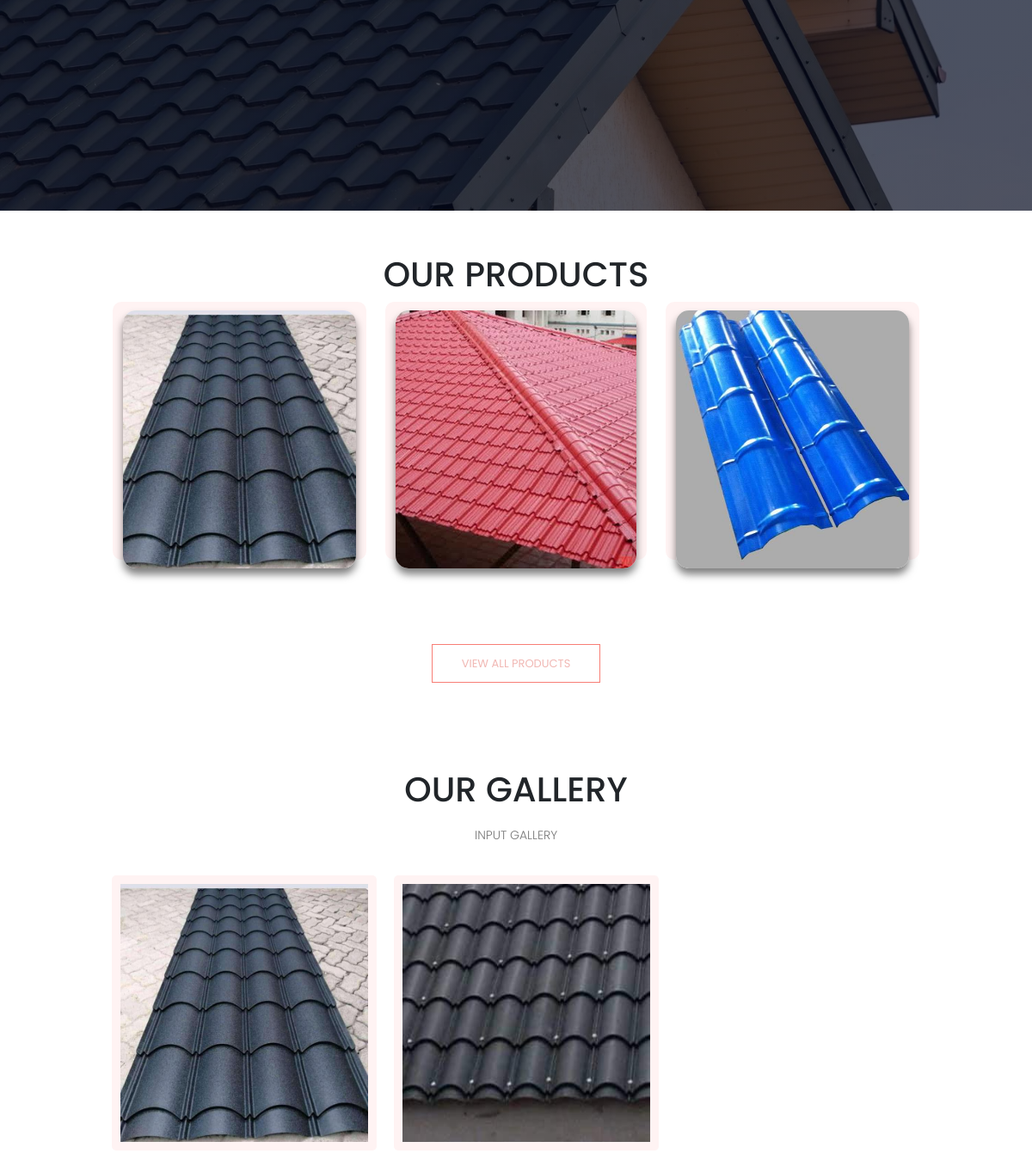
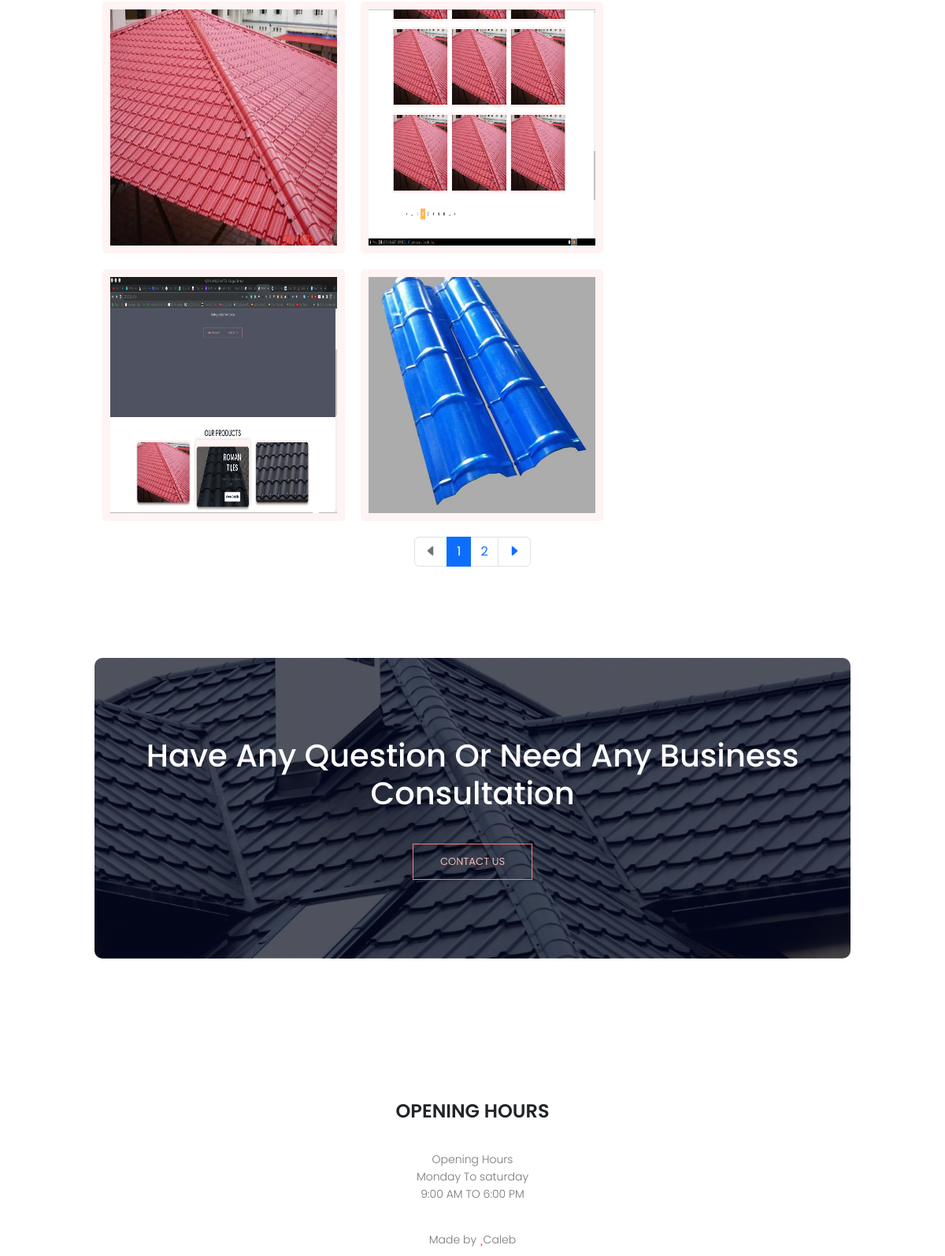
The app's page / (lower part), older data (2 pictures, top to bottom).
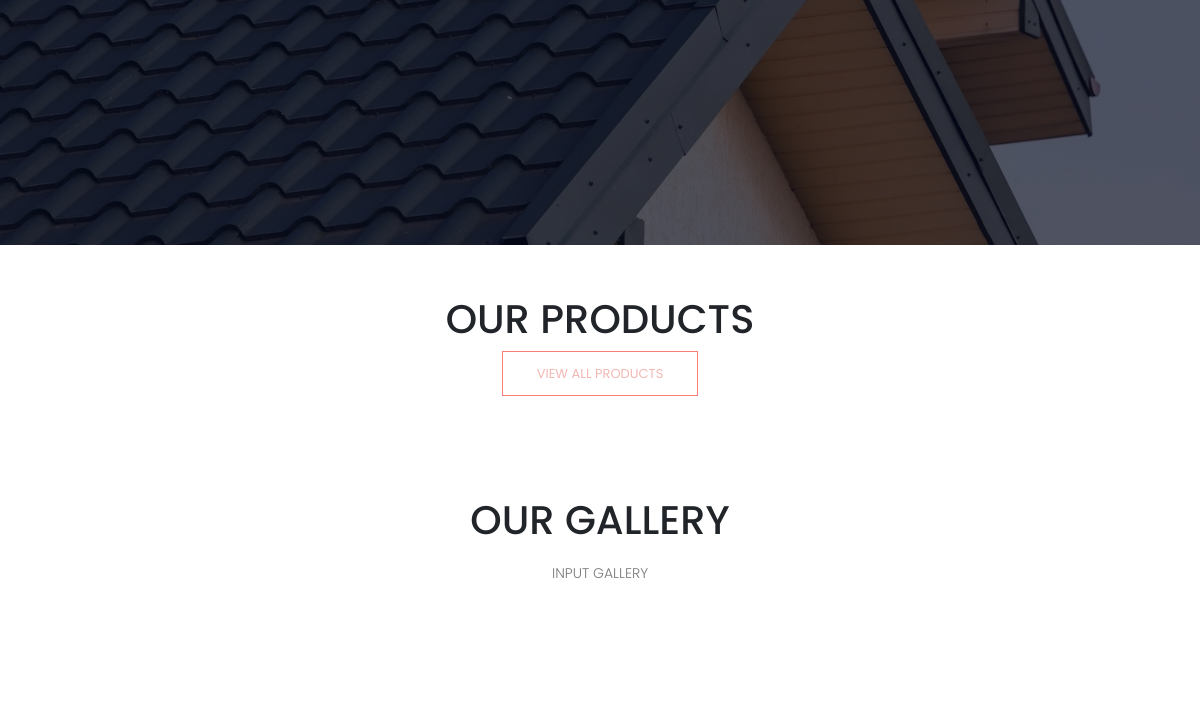
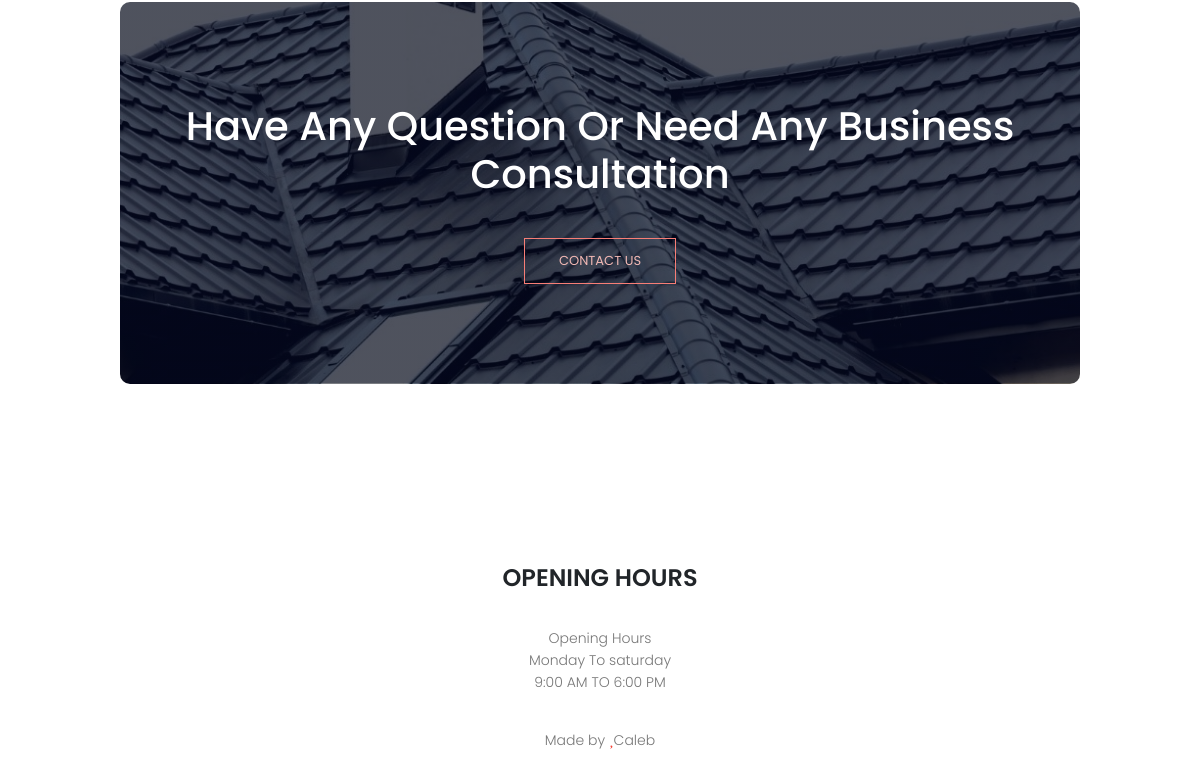
The same page, newer data (2 pictures, top to bottom).
### Homeapp/models.py (models this page shows, shortened)
class Product(models.Model):
    product_name = models.CharField(max_length=255)
    product_category = models.ForeignKey(Category, null=True, blank=True, on_delete=models.CASCADE)
    slug = models.SlugField(max_length=200,unique=True)
    product_desc = models.TextField()
    createdat = models.DateTimeField(auto_now_add=True)
    product_image = models.ImageField(upload_to="images/products",blank=True,null=True)

class Gallery(models.Model):
    gallery_image = models.ImageField(upload_to="images/gallery", null=True,blank=True)

### Homeapp/views.py (the view)
# urls.py: path('',HomePage,name='Home'),
def HomePage(request):
    products = Product.objects.all()[:3]
    galleryImages = Gallery.objects.all()
    page = request.GET.get("page", 1)
    paginator = Paginator(galleryImages, 6)
    try:
        gallery_list = paginator.page(page)
    except PageNotAnInteger:
        gallery_list = paginator.page(1)
    except EmptyPage:
        gallery_list = paginator.page(paginator.num_pages)
    return render(
        request,
        "Homeapp/Home.html",
        {
            "products": products,
            "galleryImages": galleryImages,
            "gallery_list": gallery_list,
        },
    )

### Homeapp/context_processor.py (called while the page is built)
def menu_links(request):
    links = Category.objects.all()
    return dict(links=links)

### Homeapp/templates/Homeapp/Home.html (shortened to what this page needs)
{% extends 'base.html'%}
{% block Body%}
 <section class="hero">
</section>
<section class="type">
    <h1>OUR PRODUCTS</h1>
    <div class="row">
      {% for product in products %}
      <div class="type-col">
             <div class="product-card">
              <img src="{{ product.product_image.url }}" alt="{{product.product_name}}">
              <h3>{{product.product_name}}</h3>
             </div>
      </div>
  {% endfor %}
  </div>
    <a href="{% url 'products' %}" class="hero-btn">VIEW ALL PRODUCTS</a>
</section>
<section class="services">
    <h1>OUR GALLERY</h1>
    <p>INPUT GALLERY</p>
  <div class="gallery-images">
    {% for galleryimage in gallery_list %}
    <div class="gallery-image">
        <img src="{{ galleryimage.gallery_image.url }}" alt="gallery-image">
    </div>
    {% endfor %}
     </section>
     <div class="paginationDiv">
      <div class="wrapper">
        {% if gallery_list.has_other_pages %}
        <nav aria-label="...">
          <ul class="pagination">
            {% if gallery_list.has_previous %}
            <li class="page-item ">
              <a href="?page={{ gallery_list.previous_page_number }}" class="page-link"><i class="bi bi-caret-left-fill"></i></a>
            </li>
          {% else %}
          <li class="page-item disabled">
            <a class="page-link"><i class="bi bi-caret-left-fill"></i></a>
          </li>
          {% endif %}
            {% for i in gallery_list.paginator.page_range %}
            {% if gallery_list.number == i %}
              <li class="page-item active"><a class="page-link" href="#">{{ i }}</a></li>
            {% else %}
              <li class="page-item"><a class="page-link" href="?page={{ i }}">{{ i }}</a></li>
            {% endif %}
          {% endfor %}
            {% if gallery_list.has_next %}
            <li class="page-item">
              <a href="?page={{ gallery_list.next_page_number }}" class="page-link" href="#">
                <i class="bi bi-caret-right-fill"></i>
              </a>
            </li>
          {% else %}
          <li class="page-item disabled">
            <a class="page-link">
              <i class="bi bi-caret-right-fill"></i>
            </a>
          </li>
          {% endif %}
          </ul>
        </nav>
      {% endif %}
      </div>
     </div>
<section class="cta">
    <h1> Have Any Question Or Need Any Business Consultation</h1>
    <a href="{% url 'contactus' %}" class="hero-btn" >CONTACT US</a>
</section>
    {% endblock%}

### Homeapp/templates/base.html (shortened to what this page needs)
{% load static%}
<!DOCTYPE html>
<html>
	<head>
		<link rel="stylesheet" href="{% static '/css/main.css' %}">
        <link rel="stylesheet" href="{% static '/css/gallery.css' %}">
        <link rel="stylesheet" href="https://cdn.jsdelivr.net/npm/@fortawesome/fontawesome-free@6.1.1/css/fontawesome.min.css">
        <link rel="stylesheet" href="https://cdn.jsdelivr.net/npm/bootstrap@5.2.2/dist/css/bootstrap.min.css">
        <link rel="stylesheet" href="https://cdn.jsdelivr.net/npm/bootstrap-icons@1.9.1/font/bootstrap-icons.css">
	</head>
<body>
    {% block Body%}
    {% endblock%}
    <section class="footer">
        <section class="footer">
        <h4>OPENING HOURS</h4>
        <p>Opening Hours <br>
            Monday To saturday <br>
            9:00 AM TO 6:00 PM
        </p>
        <p>Made by  <i class="fa fa-heart"></i>Caleb</p>
    </section>
</body>
</html>

### Homeapp/static/css/main.css (style rules this page uses)
* { margin: 0; padding: 0; font-family: 'Poppins', sans-serif !important; }
body { font-family: 'Poppins', sans-serif !important; }
.hero { border: none; height: 100vh; width: 100%; background-image: linear-gradient(rgba(4,9,30,0.7),rgba(4,9,30,0.7)),url('../images/roof1.png'); background-position: center; background-size: cover; background-repeat: no-repeat; position: relative; }
.hero-btn { display: inline-block; text-decoration: none; color: #f1b8b4; border: 1px solid #f87e76; padding: 12px 34px; font-size: 13px; background: transparent; position: relative; cursor: pointer; transition: 0.4s ease-out; }
.type { width: 80%; margin: auto; text-align: center; padding-top: 50px; }
h1 { font-size: 36px; font-weight: 600; }
p { color: #777; font-size: 14px; font-weight: 300; line-height: 22px; padding: 10px; }
.services { width: 80%; margin: auto; text-align: center; padding-top: 100px; }
.cta { margin: 100px auto; width: 80%; background-image: linear-gradient(rgba(4,9,30,0.7),rgba(4,9,30,0.7)),url("../images/roof3.jpg"); background-position: center; background-size: cover; border-radius: 10px; text-align: center; padding: 100px 0 ; }
.cta h1 { color: #fff; margin-bottom: 40px; padding: 0; }
.footer { width: 100%; height: 20vh; text-align: center; padding: 30px 0; }
.footer h4 { margin-bottom: 25px; margin-top: 20px; font-weight: 600; }
.fa-heart { color: #f44336; }

Row changes from the older to the newer data that the page shows:
removed Product: product_image (picture)
removed Product: product_image (picture)
removed Product: product_image (picture)
removed Gallery: gallery_image (picture)
removed Gallery: gallery_image (picture)
removed Gallery: gallery_image (picture)
removed Gallery: gallery_image (picture)
removed Gallery: gallery_image (picture)
removed Gallery: gallery_image (picture)
Text that changed along with them:
list line gone: "1"
list line gone: "2"
